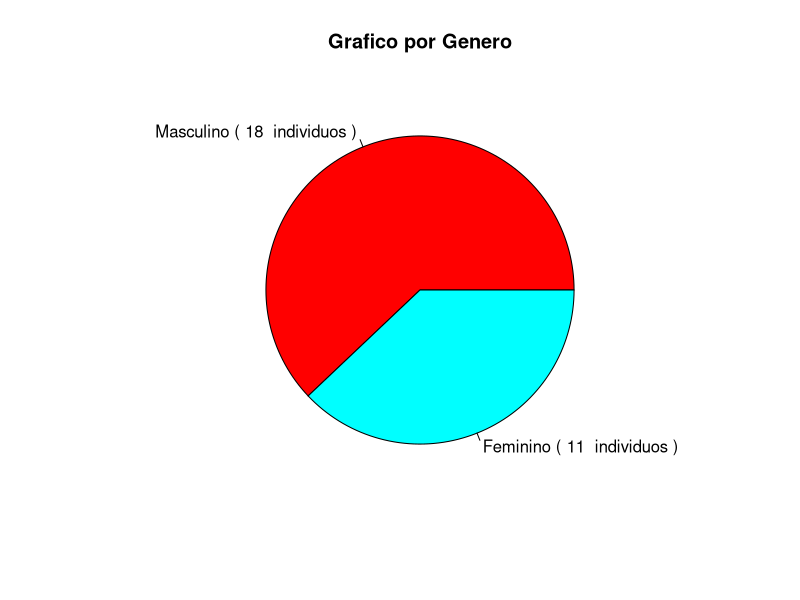
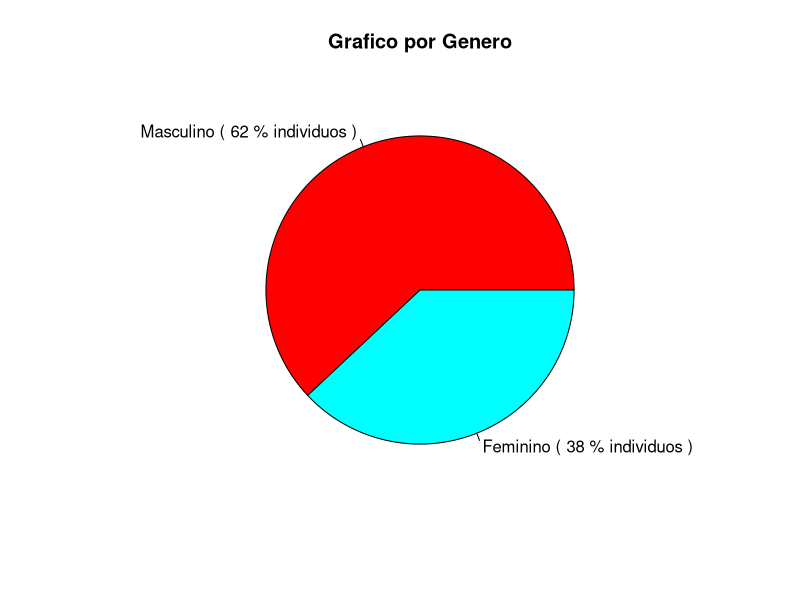

Source code (R) for these figures, in order:
## ---- chunk 1
HE = read.table('SurveyTesteOriginal.csv', header=TRUE, sep=',')
HE        # visualizacao dos dados brutos
## ---- chunk 2
contgenero = table(as.factor(HE$genero))    # frequencias absolutas
pie ( contgenero , labels = paste(c("Masculino","Feminino"), "(", contgenero," individuos",")")  , col = rainbow(length ( contgenero ) ) , main = iconv("Grafico por Genero", from="UTF-8", to="latin2//TRANSLIT") )
## ---- chunk 3
fs = round(contgenero/sum(contgenero)*100)  # percentuais
pie ( fs , labels = paste(c("Masculino","Feminino"), "(", fs,"% individuos",")")  , col = rainbow(length ( fs ) ) , main = iconv("Grafico por Genero", from="UTF-8", to="latin2//TRANSLIT") )
